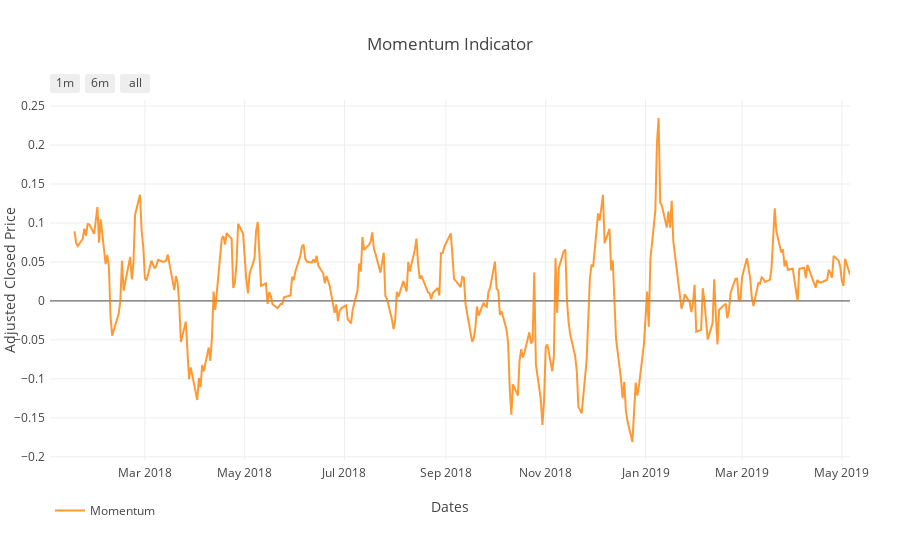

The cell this chart's notebook holds for it:
### Markdown cell above
## Momentum

### Code cell
normed_df = portf_value.copy()

# Scalating adj_close Series
adj_close_normalized = normalize_data(portf_value)

# Compute Momentum
mom = get_momentum(adj_close_normalized['Adj Close'], window=10)
normed_df['Adj Close'] = adj_close_normalized
normed_df['Momentum'] = mom

plot_mom = plot_momentum(normed_df, symbol, output_type='nb')
iplot(plot_mom)

### Figure 1 — Plotly figure (JSON) as saved in the notebook; plotly's stock layout.template omitted (floating-point values rounded to 4 significant figures; data arrays with more than 128 entries replaced by an {"elided": "..."} marker saying what was removed)
{"data": [{"line": {"color": "#FF8000"}, "name": "Momentum", "opacity": 0.8, "type": "scatter", "uid": "7621cb83-f1bb-4054-914a-db3c79249cf3", "x": {"elided": "337 str values"}, "y": {"elided": "337 float values"}}], "layout": {"autosize": true, "legend": {"orientation": "h"}, "margin": {"b": 100, "l": 50, "pad": 4, "r": 50, "t": 100}, "showlegend": true, "title": {"text": "Momentum Indicator"}, "xaxis": {"range": ["2018-01-02", "2019-05-06"], "rangeselector": {"buttons": [{"count": 1, "label": "1m", "step": "month", "stepmode": "backward"}, {"count": 6, "label": "6m", "step": "month", "stepmode": "backward"}, {"step": "all"}]}, "title": {"text": "Dates"}, "type": "date"}, "yaxis": {"autorange": true, "range": [-0.2041, 0.2578], "title": {"text": "Adjusted Closed Price"}, "type": "linear"}}}
